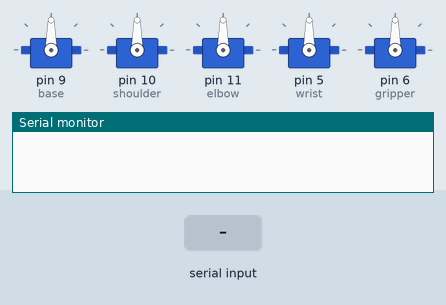
Bench run of a sketch on a simulated Arduino Uno, built with avr-gcc and run on an emulated ATmega328P. On the bench: 5 × servo, the last lines printed to the serial monitor. The inputs (shaded band) are chosen by the test bench.

Above: at 2.0 s.
2.1 s: "B" received over Serial
At 2.8 s:
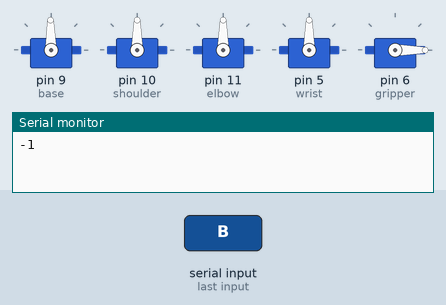
3.6 s: "A" received over Serial
At 4.4 s:
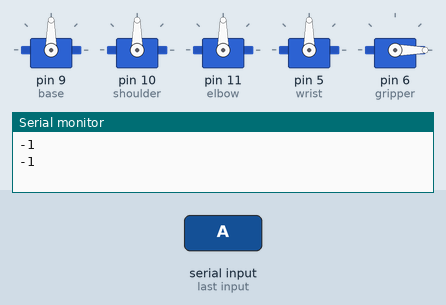
Timing chart, 0 to 6.6 s (numbered marks = the images above; inputs shaded):
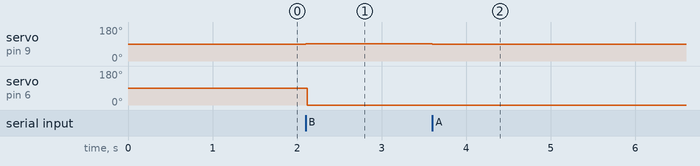

The sketch:

manual_control_2.ino
```cpp
//Program for manual control of the arm. Some values
//can be changed according to the requirements

#include<Servo.h>
//initializing objects for every servo motor
Servo base;
Servo shoulder;
Servo elbow;
Servo wrist;
Servo gripper;

//defining variables for the angles
int ang_base=90;
int ang_shoulder=90;
int ang_elbow= 90;
int ang_wrist=90;
int ang_gripper=0;
char input;

void setup()
{
//attaching the servo motors.
//base-  9, A0
//shoulder- 10, A1
//elbow-11, A2
//wrist- 5, A3
//gripper-6, A4

Serial.begin(9600);
base.attach(9);
shoulder.attach(10);
elbow.attach(11);
wrist.attach(5);
gripper.attach(6);

//setting initial angles for each servo
base.write(90);
delay(200);
shoulder.write(90);
delay(200);
elbow.write(90);
delay(200);
wrist.write(90);
delay(200);
gripper.write(90);
}

void loop()
{
//Reading the values from the potentiometer
while(Serial.available()==0);
input= Serial.read();
if(input=='B')
ang_base++;
else if(input=='A')
ang_base--;
else if(input=='C')
ang_shoulder--;
else if(input=='D')
ang_shoulder++;
 if(input=='E')
ang_elbow--;
else if(input=='F')
ang_elbow++;
else if(input=='G')
ang_wrist--;
else if(input=='H')
ang_wrist++;
else if(input=='I')
ang_gripper++;
else if(input=='J')
ang_gripper--;
Serial.println(Serial.read());

base.write(ang_base);
delay(5);
shoulder.write(ang_shoulder);
delay(5);
elbow.write(ang_elbow);
delay(5);
wrist.write(ang_wrist);
delay(5);
gripper.write(ang_gripper);
delay(5);
}
```

Measured:
- after the input at 2.1 s, servo on pin 9 (base): 90° → 91° at once; servo on pin 6 (gripper): 90° → 0° at once
- after the input at 3.6 s, servo on pin 9 (base): 91° → 90° at once
